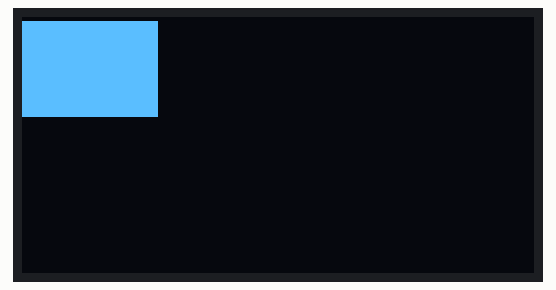
A sketch run on a simulated Arduino Mega 2560, built for the host (arithmetic inside an expression is 32-bit, double 64-bit). Shown: 128×64 one-colour display. Wiring (inferred from the names in the program): SSD1306 OLED at I2C address 0x3C. What the sketch prints to the serial monitor is not drawn.

Above: at 0.1 s.

The sketch:

display_free_pads.ino
```cpp
#include <Wire.h>

// Display test on the FREE pads: J5 pin3 = D13/GPIO40, J5 pin2 = D14/GPIO41.
//
// Why: this pair has nothing else on it (no codec 0x18, no XMOS 0x2C, no board
// pull-ups - the module supplies its own). It isolates the panel from the
// shared control bus, which is the last software-side variable.
//
// Wiring:
//   module VCC -> TP15 (+3V3)      <-- J5 has NO 3.3 V pin
//   module GND -> J5 pin1 (GND)
//   module SDA -> J5 pin3 (D13/GPIO40)
//   module SCL -> J5 pin2 (D14/GPIO41)
//
// The sketch tries both pin orders and keeps whichever one ACKs, so a swapped
// SDA/SCL cannot produce a false "dead panel" result.

#define PIN_A_SDA 40   // D13
#define PIN_A_SCL 41   // D14
#define PIN_B_SDA 41
#define PIN_B_SCL 40

#define OLED_ADDR 0x3C

static uint8_t fb[1024];
static int sdaPin = PIN_A_SDA, sclPin = PIN_A_SCL;
static bool found = false;

uint8_t c1(uint8_t c) {
  Wire.beginTransmission(OLED_ADDR);
  Wire.write(0x00); Wire.write(c);
  return Wire.endTransmission();
}
void c2(uint8_t c, uint8_t a) {
  Wire.beginTransmission(OLED_ADDR);
  Wire.write(0x00); Wire.write(c); Wire.write(a);
  Wire.endTransmission();
}

bool tryOrder(int sda, int scl, const char *label) {
  Wire.end();
  delay(5);
  Wire.begin(sda, scl);
  Wire.setClock(400000);
  delay(10);
  uint8_t e = c1(0xAE);           // real command write as the probe
  Serial.printf("try %s (SDA=GPIO%d SCL=GPIO%d): %s\n", label, sda, scl,
                e == 0 ? "ACK - using this order" : "no ACK");
  return e == 0;
}

void initPanel() {
  c1(0xAE);
  c2(0xD5, 0x80); c2(0xA8, 0x3F); c2(0xD3, 0x00); c1(0x40);
  c2(0x8D, 0x14); c2(0x20, 0x00); c1(0xA1); c1(0xC8);
  c2(0xDA, 0x12); c2(0x81, 0xCF); c2(0xD9, 0xF1); c2(0xDB, 0x40);
  c1(0xA4); c1(0xA6); c1(0x2E); c1(0xAF);
  delay(50);
}

void push() {
  c2(0x21, 0x00); c2(0x21, 127);
  c2(0x22, 0x00); c2(0x22, 7);
  for (uint8_t p = 0; p < 8; p++) {
    for (uint8_t off = 0; off < 128; off += 16) {
      Wire.beginTransmission(OLED_ADDR);
      Wire.write(0x40);
      Wire.write(&fb[p * 128 + off], 16);
      if (Wire.endTransmission()) { /* counted below */ }
    }
  }
}

void setup() {
  Serial.begin(115200);
  uint32_t t0 = millis();
  while (!Serial && (millis() - t0 < 3000)) delay(10);
  Serial.println();
  Serial.println(F("=== free-pad display test: J5 D13/D14, VCC on TP15 ==="));

  if (tryOrder(PIN_A_SDA, PIN_A_SCL, "D13=SDA D14=SCL")) {
    sdaPin = PIN_A_SDA; sclPin = PIN_A_SCL; found = true;
  } else if (tryOrder(PIN_B_SDA, PIN_B_SCL, "D14=SDA D13=SCL")) {
    sdaPin = PIN_B_SDA; sclPin = PIN_B_SCL; found = true;
  } else {
    Serial.println(F("no ACK in either order - panel not responding on D13/D14"));
  }

  if (found) {
    initPanel();
    Serial.println(F("panel initialised; showing all-pixels-on <-> pattern every 2 s"));
  }
}

void loop() {
  static int n = 0;
  if (!found) { delay(5000); return; }

  memset(fb, (n & 1) ? 0x00 : 0xFF, sizeof(fb));
  if (n & 1) {   // pattern: border + X
    for (int x = 0; x < 128; x++) { fb[x] |= 0x01; fb[7 * 128 + x] |= 0x80; }
    for (int y = 0; y < 64; y++) { fb[(y >> 3) * 128] |= 1 << (y & 7); fb[(y >> 3) * 128 + 127] |= 1 << (y & 7); }
    for (int i = 0; i < 64; i++) {
      fb[(i >> 3) * 128 + i] |= 1 << (i & 7);
      fb[(i >> 3) * 128 + (127 - i)] |= 1 << (i & 7);
    }
  }
  push();
  Serial.printf("%s (SDA=GPIO%d SCL=GPIO%d, %lu s)\n",
                (n & 1) ? "pattern " : "all-on  ", sdaPin, sclPin,
                (unsigned long)(millis() / 1000));
  n++;
  delay(2000);
}
```

Measured:
- what the display in image 0 shows lasts 2.2 s, from 0.1 s to 2.3 s
